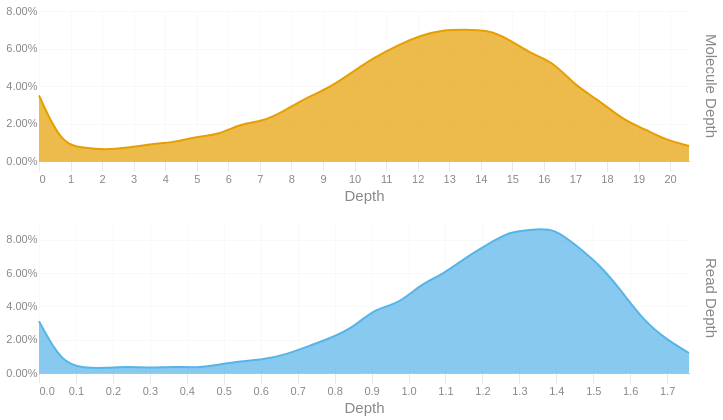

The code cell stored with this chart in its notebook:
### Code cell
readdep = depth_hist(tb['Read Depth'], q99, 3)
readdep = readdep.with_columns(pl.lit('Read Depth').alias('Metric'))
if not SKIPLR:
    moldep = depth_hist(tb['Molecule Depth'], mol_q99, 1)
    moldep = moldep.with_columns(pl.lit('Molecule Depth').alias('Metric'))
    _hist = pl.concat([readdep, moldep])
    _hist = _hist.filter(pl.col('Proportion') != 0)
    with SafeRender(_hist):
        (
            alt.Chart(_hist)        
            .mark_area(interpolate = "basis")
            .encode(
                x=alt.X('Bin:Q').scale(domainMin=0).axis(alt.Axis(title='Depth')),
                y = alt.Y('Proportion:Q', title = None).axis(format = '.2%'),
                color = alt.Color('Metric:N').legend(None),
                row = alt.Row("Metric:N").header(title = None, labelOrient = 'right'),
                tooltip = [
                    alt.Tooltip("Metric:N", title = "Metric"),
                    alt.Tooltip('Interval:N', title = "Depth Interval"),
                    alt.Tooltip('Proportion:Q', title = "% Alignments").format('.2%')
                ]
            )
            .resolve_scale(x='independent', y='independent')
            .properties(
                height = 150, width = 650,
                usermeta={'embedOptions': {'downloadFileName': f'{samplename}.depth.hist'}}
            )
        ).display()
else:
    readdep = readdep.filter(pl.col('Proportion') != 0)
    with SafeRender(readdep):
        (
            alt.Chart(readdep)        
            .mark_area(interpolate = "basis")
            .encode(
                x=alt.X('Bin:Q').scale(domainMin=0).axis(alt.Axis(title='Depth')),
                y = alt.Y('Proportion:Q', title = None).axis(format = '.2%'),
                tooltip = [
                    alt.Tooltip('Interval:N', title = "Depth Interval"),
                    alt.Tooltip('Proportion:Q', title = "% Alignments").format('.2%')
                ]
            )
            .properties(
                usermeta={'embedOptions': {'downloadFileName': f'{samplename}.depth.hist'}}
            )
        ).display()

### Figure 1 — Vega-Lite specification as saved in the notebook (floating-point values rounded to 4 significant figures)
{"width": 650, "height": 150, "config": {"title": {"anchor": "start", "dy": -15, "fontSize": 18, "color": "#888888", "subtitleColor": "#888888", "subtitleFontSize": 14}, "arc": {"fill": "#0072B2"}, "axis": {"domainColor": "#888888", "domainWidth": 0.5, "gridWidth": 0.2, "grid": false, "titleFontWeight": 400, "titleFontSize": 15, "labelFontSize": 11, "labelColor": "#888888", "tickColor": "#888888", "tickWidth": 0.2, "titleColor": "#888888"}, "axisBand": {"grid": false}, "axisX": {"grid": true, "tickSize": 10, "domainCap": "round"}, "axisY": {"domain": false, "grid": true, "tickSize": 0, "domainCap": "round"}, "background": "transparent", "header": {"labelFontSize": 15, "labelColor": "#888888", "titleFontSize": 15, "titleFontWeight": 600, "titleColor": "#888888"}, "legend": {"labelFont": "sans-serif", "labelFontSize": 12, "labelColor": "#888888", "symbolSize": 100, "symbolType": "circle", "titleFontSize": 12, "titlePadding": 10, "titleColor": "#888888", "title": null}, "range": {"category": ["#E69F00", "#56B4E9", "#009E73", "#F0E442", "#0072B2", "#D55E00", "#CC79A7", "#000000"], "diverging": ["#cfe8f3", "#a2d4ec", "#73bfe2", "#46abdb", "#1696d2", "#12719e"]}, "area": {"fill": "#0072B2", "fillOpacity": 0.7, "line": true, "strokeOpacity": 0.7}, "line": {"color": "#0072B2", "stroke": "#0072B2", "strokeWidth": 2}, "trail": {"color": "#0072B2", "stroke": "#0072B2", "strokeWidth": 0, "size": 1}, "point": {"filled": true, "fillOpacity": 1.0, "size": 95}, "text": {"color": "#888888", "fontSize": 11, "align": "right", "fontWeight": 400, "size": 11}, "bar": {"fill": "#0072B2", "stroke": null}, "view": {"stroke": null, "continuousWidth": 660, "continuousHeight": 400}}, "data": {"name": "data-8d8c5ff01dc3d1041259c10fd5f54ac8"}, "mark": {"type": "area", "interpolate": "basis"}, "encoding": {"color": {"field": "Metric", "legend": null, "type": "nominal"}, "row": {"field": "Metric", "header": {"title": null, "labelOrient": "right"}, "type": "nominal"}, "tooltip": [{"field": "Metric", "title": "Metric", "type": "nominal"}, {"field": "Interval", "title": "Depth Interval", "type": "nominal"}, {"field": "Proportion", "format": ".2%", "title": "% Alignments", "type": "quantitative"}], "x": {"axis": {"title": "Depth"}, "field": "Bin", "scale": {"domainMin": 0}, "type": "quantitative"}, "y": {"axis": {"format": ".2%"}, "field": "Proportion", "title": null, "type": "quantitative"}}, "resolve": {"scale": {"x": "independent", "y": "independent"}}, "usermeta": {"embedOptions": {"downloadFileName": "S6_Kennetcook_3561.depth.hist"}}, "$schema": "https://vega.github.io/schema/vega-lite/v6.1.0.json", "datasets": {"data-8d8c5ff01dc3d1041259c10fd5f54ac8": [{"Bin": 0.0, "Interval": "0.0-0.061", "Proportion": 0.031, "Metric": "Read Depth"}, {"Bin": 0.061, "Interval": "0.061-0.121", "Proportion": 0.006, "Metric": "Read Depth"}, {"Bin": 0.121, "Interval": "0.121-0.182", "Proportion": 0.003, "Metric": "Read Depth"}, {"Bin": 0.182, "Interval": "0.182-0.243", "Proportion": 0.003, "Metric": "Read Depth"}, {"Bin": 0.243, "Interval": "0.243-0.303", "Proportion": 0.004, "Metric": "Read Depth"}, {"Bin": 0.303, "Interval": "0.303-0.364", "Proportion": 0.003, "Metric": "Read Depth"}, {"Bin": 0.364, "Interval": "0.364-0.425", "Proportion": 0.004, "Metric": "Read Depth"}, {"Bin": 0.425, "Interval": "0.425-0.485", "Proportion": 0.003, "Metric": "Read Depth"}, {"Bin": 0.485, "Interval": "0.485-0.546", "Proportion": 0.005, "Metric": "Read Depth"}, {"Bin": 0.546, "Interval": "0.546-0.607", "Proportion": 0.007, "Metric": "Read Depth"}, {"Bin": 0.607, "Interval": "0.607-0.667", "Proportion": 0.008, "Metric": "Read Depth"}, {"Bin": 0.667, "Interval": "0.667-0.728", "Proportion": 0.011, "Metric": "Read Depth"}, {"Bin": 0.728, "Interval": "0.728-0.789", "Proportion": 0.016, "Metric": "Read Depth"}, {"Bin": 0.789, "Interval": "0.789-0.849", "Proportion": 0.021, "Metric": "Read Depth"}, {"Bin": 0.849, "Interval": "0.849-0.91", "Proportion": 0.027, "Metric": "Read Depth"}, {"Bin": 0.91, "Interval": "0.91-0.971", "Proportion": 0.039, "Metric": "Read Depth"}, {"Bin": 0.971, "Interval": "0.971-1.031", "Proportion": 0.041, "Metric": "Read Depth"}, {"Bin": 1.031, "Interval": "1.031-1.092", "Proportion": 0.053, "Metric": "Read Depth"}, {"Bin": 1.092, "Interval": "1.092-1.153", "Proportion": 0.059, "Metric": "Read Depth"}, {"Bin": 1.153, "Interval": "1.153-1.213", "Proportion": 0.069, "Metric": "Read Depth"}, {"Bin": 1.213, "Interval": "1.213-1.274", "Proportion": 0.077, "Metric": "Read Depth"}, {"Bin": 1.274, "Interval": "1.274-1.335", "Proportion": 0.085, "Metric": "Read Depth"}, {"Bin": 1.335, "Interval": "1.335-1.395", "Proportion": 0.086, "Metric": "Read Depth"}, {"Bin": 1.395, "Interval": "1.395-1.456", "Proportion": 0.087, "Metric": "Read Depth"}, {"Bin": 1.456, "Interval": "1.456-1.517", "Proportion": 0.076, "Metric": "Read Depth"}, {"Bin": 1.517, "Interval": "1.517-1.577", "Proportion": 0.065, "Metric": "Read Depth"}, {"Bin": 1.577, "Interval": "1.577-1.638", "Proportion": 0.049, "Metric": "Read Depth"}, {"Bin": 1.638, "Interval": "1.638-1.699", "Proportion": 0.031, "Metric": "Read Depth"}, {"Bin": 1.699, "Interval": "1.699-1.759", "Proportion": 0.02, "Metric": "Read Depth"}, {"Bin": 1.759, "Interval": "1.759-1.82", "Proportion": 0.012, "Metric": "Read Depth"}, {"Bin": 0.0, "Interval": "0.0-0.7", "Proportion": 0.035, "Metric": "Molecule Depth"}, {"Bin": 0.7, "Interval": "0.7-1.4", "Proportion": 0.009, "Metric": "Molecule Depth"}, {"Bin": 1.4, "Interval": "1.4-2.1", "Proportion": 0.007, "Metric": "Molecule Depth"}, {"Bin": 2.1, "Interval": "2.1-2.8", "Proportion": 0.006, "Metric": "Molecule Depth"}, {"Bin": 2.8, "Interval": "2.8-3.5", "Proportion": 0.007, "Metric": "Molecule Depth"}, {"Bin": 3.5, "Interval": "3.5-4.3", "Proportion": 0.009, "Metric": "Molecule Depth"}, {"Bin": 4.3, "Interval": "4.3-5.0", "Proportion": 0.01, "Metric": "Molecule Depth"}, {"Bin": 5.0, "Interval": "5.0-5.7", "Proportion": 0.013, "Metric": "Molecule Depth"}, {"Bin": 5.7, "Interval": "5.7-6.4", "Proportion": 0.014, "Metric": "Molecule Depth"}, {"Bin": 6.4, "Interval": "6.4-7.1", "Proportion": 0.02, "Metric": "Molecule Depth"}, {"Bin": 7.1, "Interval": "7.1-7.8", "Proportion": 0.021, "Metric": "Molecule Depth"}, {"Bin": 7.8, "Interval": "7.8-8.5", "Proportion": 0.027, "Metric": "Molecule Depth"}, {"Bin": 8.5, "Interval": "8.5-9.2", "Proportion": 0.034, "Metric": "Molecule Depth"}, {"Bin": 9.2, "Interval": "9.2-9.9", "Proportion": 0.039, "Metric": "Molecule Depth"}, {"Bin": 9.9, "Interval": "9.9-10.6", "Proportion": 0.047, "Metric": "Molecule Depth"}, {"Bin": 10.6, "Interval": "10.6-11.4", "Proportion": 0.055, "Metric": "Molecule Depth"}, {"Bin": 11.4, "Interval": "11.4-12.1", "Proportion": 0.062, "Metric": "Molecule Depth"}, {"Bin": 12.1, "Interval": "12.1-12.8", "Proportion": 0.067, "Metric": "Molecule Depth"}, {"Bin": 12.8, "Interval": "12.8-13.5", "Proportion": 0.07, "Metric": "Molecule Depth"}, {"Bin": 13.5, "Interval": "13.5-14.2", "Proportion": 0.07, "Metric": "Molecule Depth"}, {"Bin": 14.2, "Interval": "14.2-14.9", "Proportion": 0.07, "Metric": "Molecule Depth"}, {"Bin": 14.9, "Interval": "14.9-15.6", "Proportion": 0.065, "Metric": "Molecule Depth"}, {"Bin": 15.6, "Interval": "15.6-16.3", "Proportion": 0.057, "Metric": "Molecule Depth"}, {"Bin": 16.3, "Interval": "16.3-17.0", "Proportion": 0.053, "Metric": "Molecule Depth"}, {"Bin": 17.0, "Interval": "17.0-17.7", "Proportion": 0.04, "Metric": "Molecule Depth"}, {"Bin": 17.7, "Interval": "17.7-18.5", "Proportion": 0.033, "Metric": "Molecule Depth"}, {"Bin": 18.5, "Interval": "18.5-19.2", "Proportion": 0.022, "Metric": "Molecule Depth"}, {"Bin": 19.2, "Interval": "19.2-19.9", "Proportion": 0.017, "Metric": "Molecule Depth"}, {"Bin": 19.9, "Interval": "19.9-20.6", "Proportion": 0.011, "Metric": "Molecule Depth"}, {"Bin": 20.6, "Interval": "20.6-21.29", "Proportion": 0.008, "Metric": "Molecule Depth"}]}}
